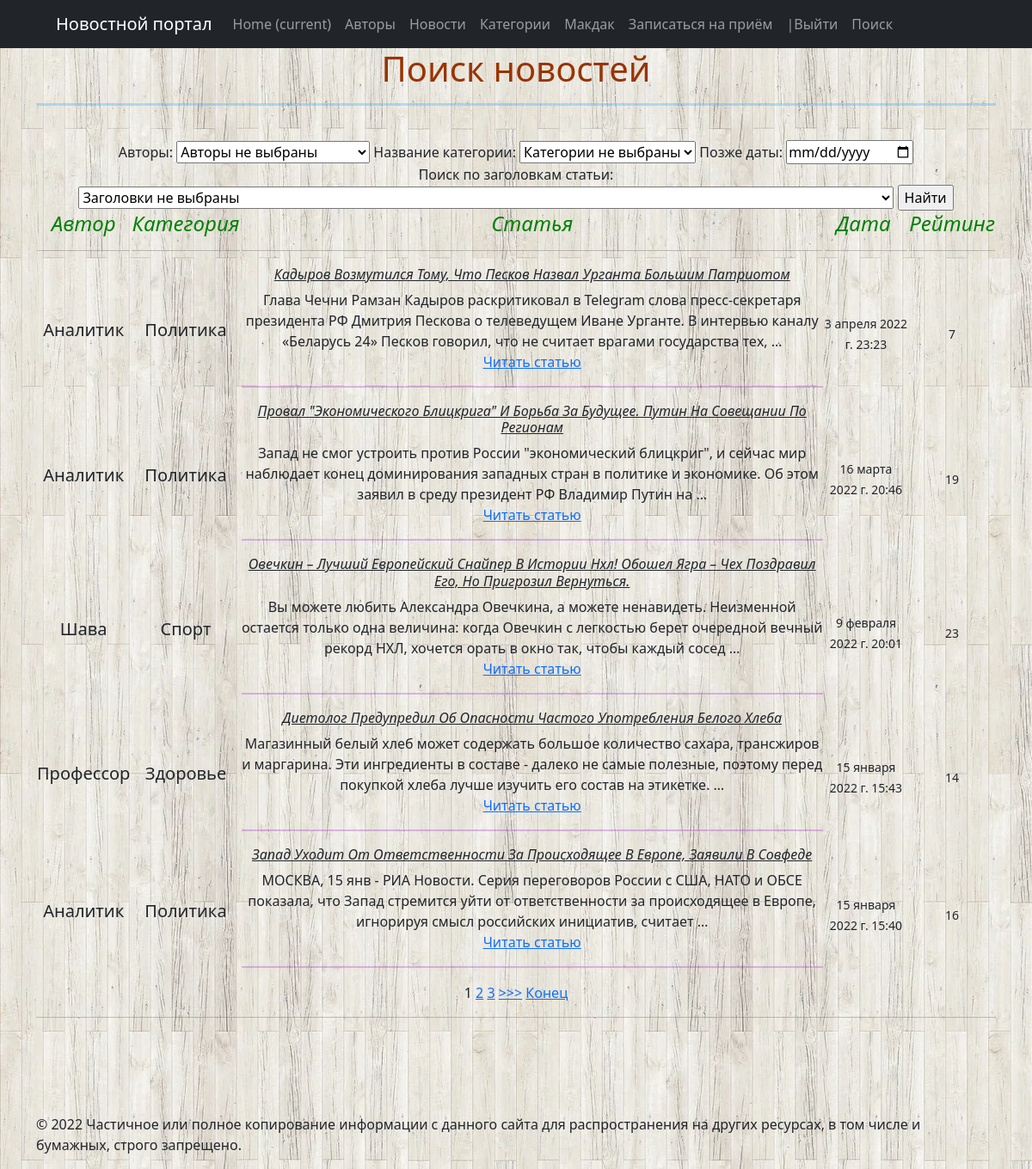
The app's page /search/ with its own data.
### news/models.py (models this page shows, shortened)
class Post(models.Model):
    author = models.ForeignKey(Author, on_delete=models.CASCADE, verbose_name="Авторы")
    NEWS = 'NW'
    ARTICLE = 'AR'
    CATEGORY_CHOICES = (
        (NEWS, 'Новости'),
        (ARTICLE, 'Статья'),
    )
    categoryType = models.CharField(max_length=2, choices=CATEGORY_CHOICES, default=ARTICLE, verbose_name="Категория")
    dateCreation = models.DateTimeField(auto_now_add=True, verbose_name="Время создания новости")
    postCategory = models.ManyToManyField(Category, through='PostCategory', verbose_name="Название категории")
    title = models.CharField(max_length=128, verbose_name="Заголовок")
    text = models.TextField(verbose_name="Текст")
    rating = models.SmallIntegerField(default=0, verbose_name="Рейтинг")
    def __str__(self):
        return f'{self.title}'
    class Meta:
        verbose_name = "Посты"
        verbose_name_plural = "Посты"

class Author(models.Model):
    authorUser = models.OneToOneField(User, on_delete=models.CASCADE, verbose_name='Имя автора' )
    ratingAuthor = models.SmallIntegerField(default=0, verbose_name='Рейтинг')
    def __str__(self):
        return f'{self.authorUser}'
    class Meta:
        verbose_name = "Авторы"
        verbose_name_plural = "Авторы"
        ordering = ('-ratingAuthor', 'authorUser')

class Category(models.Model):
    name = models.CharField(max_length=64, unique=True, verbose_name='Название категории')
    subscribers = models.ManyToManyField(User, )
    def __str__(self):
        return f'{self.name}'
    class Meta:
        verbose_name = "Категории"
        verbose_name_plural = "Категории"
        ordering = ('name',)

### news/views.py (the view)
# urls.py: path('search/', NewsSearch.as_view(), name='news_search'),
class NewsSearch(ListView):
    model = Post
    template_name = 'news_search.html'
    context_object_name = 'Posts'
    ordering = ['-dateCreation']
    paginate_by = 5
    def get_filter(self):
        return NewsFilter(self.request.GET, queryset=super().get_queryset())
    def get_queryset(self):
        return self.get_filter().qs
    def get_context_data(self, *args, **kwargs):
        context = super().get_context_data(**kwargs)
        context['filter'] = NewsFilter(self.request.GET, queryset=self.get_queryset())
        return context

### news/templatetags/my_filters.py (called while the page is built)
@register.filter(name='Censor')
def Censor(value):
    censor_list = ['дебил',
                   'дурак',
                   'придурок']
    value1 = (str(value)).split()
    for i in censor_list:
        for j in value1:
            if j == i:
                value1.remove(i)
    value = ' '.join(value1)
    return str(value)

### news/templates/news_search.html (shortened to what this page needs)
{% extends 'flatpages/default.html' %}
{% load my_filters %}
{% block content %}
<h1><span style="color: #993300;">Поиск новостей</span></h1>
<hr size="5" style="color: #0099ff;"/>
<br>
<form method="GET">
    {{ filter.form }}
    <input type="submit" value="Найти">
</form>
{% if Posts %}
<table>
    <tr>
        <td>
            <h4><em><span style="color: #008000;">Автор</span></em></h4>
            <hr/>
        </td>
        <td>
            <h4><em><span style="color: #008000;">Категория</span></em></h4>
            <hr/>
        </td>
        <td>
            <h4><em><span style="color: #008000;">Статья</span></em></h4>
            <hr/>
        </td>
        <td>
            <h4><em><span style="color: #008000;">Дата&nbsp;</span></em></h4>
            <hr/>
        </td>
        <td>
            <h4><em><span style="color: #008000;">Рейтинг</span></em></h4>
            <hr/>
        </td>
    </tr>
    {% for news1 in Posts %}
    <tr>
        <td>
            <h5>{{ news1.author|title }}</h5>
        </td>
        <td>
            {% for new in news1.postCategory.all %}
            <h5>{{ new|title }}</h5>
            {% endfor %}
        </td>
        <td>
             <h6><i><ins>{{ news1|title }}</ins></i></h6>
            {{ news1.text|truncatewords:30|Censor }}
            <p class="link-reed-post"><a href="{% url 'news_detail' news1.id %}">Читать статью</a></p>
            <hr size="4" style="color: 	#9400D3;" />
        </td>
        <td>
            <small>{{ news1.dateCreation }}</small>
        </td>
         <td>
            <small>{{ news1.rating }}</small>
        </td>
    </tr>
    {% endfor %}
{% else %}
        <h2>Такой новости нет!</h2>
{% endif %}
</table>
{% if is_paginated %}
{% for num in page_obj.paginator.page_range %}
{% if page_obj.number == num %}
<a>{{ num }}</a>
{% elif num > page_obj.number|add:'-3' and num < page_obj.number|add:'3' %}
<a href="?page={{ num }}">{{ num }}</a>
{% endif %}
{% endfor %}
{% if page_obj.has_next %}
<a href="?page={{ page_obj.next_page_number }}">>>></a>
<a href="?page={{ page_obj.paginator.num_pages }}">Конец</a>
{% endif %}
{% endif %}
<br>
<hr>
{% endblock content %}

### records on screen
Post: author "Аналитик", title "Кадыров Возмутился Тому, Что Песков Назвал Урганта Большим Патриотом", text|Censor "Глава Чечни Рамзан Кадыров раскритиковал в Telegram слова пресс-секретаря президента РФ Дмитрия Пескова о телеведущем Иване Урганте. В интервью каналу «Беларусь 24» Песков говорил, что не считает врагами государства тех, …", dateCreation "3 апреля 2022 г. 23:23", rating "7"
Category: name "Политика"
Post: author "Аналитик", title "Провал \"Экономического Блицкрига\" И Борьба За Будущее. Путин На Совещании По Регионам", text|Censor "Запад не смог устроить против России \"экономический блицкриг\", и сейчас мир наблюдает конец доминирования западных стран в политике и экономике. Об этом заявил в среду президент РФ Владимир Путин на …", dateCreation "16 марта 2022 г. 20:46", rating "19"
Post: author "Шава", title "Овечкин – Лучший Европейский Снайпер В Истории Нхл! Обошел Ягра – Чех Поздравил Его, Но Пригрозил Вернуться.", text|Censor "Вы можете любить Александра Овечкина, а можете ненавидеть. Неизменной остается только одна величина: когда Овечкин с легкостью берет очередной вечный рекорд НХЛ, хочется орать в окно так, чтобы каждый сосед …", dateCreation "9 февраля 2022 г. 20:01", rating "23"
Category: name "Спорт"
Post: author "Профессор", title "Диетолог Предупредил Об Опасности Частого Употребления Белого Хлеба", text|Censor "Магазинный белый хлеб может содержать большое количество сахара, трансжиров и маргарина. Эти ингредиенты в составе - далеко не самые полезные, поэтому перед покупкой хлеба лучше изучить его состав на этикетке. …", dateCreation "15 января 2022 г. 15:43", rating "14"
Category: name "Здоровье"
Post: author "Аналитик", title "Запад Уходит От Ответственности За Происходящее В Европе, Заявили В Совфеде", text|Censor "МОСКВА, 15 янв - РИА Новости. Серия переговоров России с США, НАТО и ОБСЕ показала, что Запад стремится уйти от ответственности за происходящее в Европе, игнорируя смысл российских инициатив, считает …", dateCreation "15 января 2022 г. 15:40", rating "16"

### other values on screen
{{ num }} "1"
{{ num }} "2" "3"
